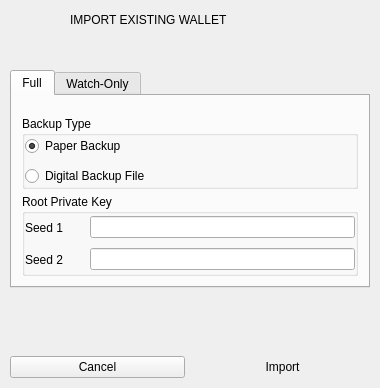
<?xml version="1.0" encoding="UTF-8"?>
<ui version="4.0">
 <class>ImportWalletTypeDialog</class>
 <widget class="QDialog" name="ImportWalletTypeDialog">
  <property name="geometry">
   <rect>
    <x>0</x>
    <y>0</y>
    <width>380</width>
    <height>388</height>
   </rect>
  </property>
  <property name="windowTitle">
   <string>Import Existing Wallet</string>
  </property>
  <layout class="QVBoxLayout" name="verticalLayout">
   <property name="spacing">
    <number>10</number>
   </property>
   <property name="leftMargin">
    <number>0</number>
   </property>
   <property name="topMargin">
    <number>0</number>
   </property>
   <property name="rightMargin">
    <number>0</number>
   </property>
   <property name="bottomMargin">
    <number>0</number>
   </property>
   <item>
    <widget class="QWidget" name="horizontalWidgetHeader" native="true">
     <property name="minimumSize">
      <size>
       <width>0</width>
       <height>60</height>
      </size>
     </property>
     <property name="maximumSize">
      <size>
       <width>16777215</width>
       <height>60</height>
      </size>
     </property>
     <property name="darkOverlay" stdset="0">
      <bool>true</bool>
     </property>
     <widget class="QLabel" name="labelHeader">
      <property name="geometry">
       <rect>
        <x>0</x>
        <y>0</y>
        <width>300</width>
        <height>40</height>
       </rect>
      </property>
      <property name="text">
       <string>IMPORT EXISTING WALLET</string>
      </property>
      <property name="alignment">
       <set>Qt::AlignLeading|Qt::AlignLeft|Qt::AlignVCenter</set>
      </property>
      <property name="indent">
       <number>70</number>
      </property>
      <property name="h1" stdset="0">
       <bool>true</bool>
      </property>
      <property name="titlePaneSecondary" stdset="0">
       <bool>true</bool>
      </property>
     </widget>
     <widget class="QLabel" name="label_2">
      <property name="geometry">
       <rect>
        <x>0</x>
        <y>0</y>
        <width>60</width>
        <height>60</height>
       </rect>
      </property>
      <property name="text">
       <string/>
      </property>
      <property name="pixmap">
       <pixmap resource="armory.qrc">:/resources/wallet_import.png</pixmap>
      </property>
      <property name="alignment">
       <set>Qt::AlignCenter</set>
      </property>
     </widget>
    </widget>
   </item>
   <item>
    <widget class="QWidget" name="verticalWidget" native="true">
     <property name="minimumSize">
      <size>
       <width>0</width>
       <height>0</height>
      </size>
     </property>
     <property name="maximumSize">
      <size>
       <width>16777215</width>
       <height>16777215</height>
      </size>
     </property>
     <property name="toggleTabs" stdset="0">
      <bool>true</bool>
     </property>
     <layout class="QVBoxLayout" name="verticalLayout_5">
      <property name="spacing">
       <number>0</number>
      </property>
      <property name="leftMargin">
       <number>10</number>
      </property>
      <property name="topMargin">
       <number>0</number>
      </property>
      <property name="rightMargin">
       <number>10</number>
      </property>
      <property name="bottomMargin">
       <number>0</number>
      </property>
      <item>
       <widget class="QTabWidget" name="tabWidget">
        <property name="enabled">
         <bool>true</bool>
        </property>
        <property name="currentIndex">
         <number>0</number>
        </property>
        <widget class="QWidget" name="tabFull">
         <attribute name="title">
          <string>Full</string>
         </attribute>
         <layout class="QVBoxLayout" name="verticalLayout_6">
          <property name="spacing">
           <number>5</number>
          </property>
          <property name="leftMargin">
           <number>10</number>
          </property>
          <property name="topMargin">
           <number>20</number>
          </property>
          <property name="rightMargin">
           <number>10</number>
          </property>
          <property name="bottomMargin">
           <number>10</number>
          </property>
          <item>
           <widget class="QGroupBox" name="verticalGroupBox_2">
            <property name="minimumSize">
             <size>
              <width>0</width>
              <height>0</height>
             </size>
            </property>
            <property name="title">
             <string>Backup Type</string>
            </property>
            <layout class="QVBoxLayout" name="verticalLayout_7">
             <property name="spacing">
              <number>10</number>
             </property>
             <property name="leftMargin">
              <number>0</number>
             </property>
             <property name="topMargin">
              <number>0</number>
             </property>
             <property name="rightMargin">
              <number>0</number>
             </property>
             <property name="bottomMargin">
              <number>0</number>
             </property>
             <item>
              <widget class="QRadioButton" name="radioButtonPaper">
               <property name="text">
                <string>Paper Backup</string>
               </property>
               <property name="checked">
                <bool>true</bool>
               </property>
              </widget>
             </item>
             <item>
              <widget class="QRadioButton" name="radioButtonDigital">
               <property name="text">
                <string>Digital Backup File</string>
               </property>
              </widget>
             </item>
            </layout>
           </widget>
          </item>
          <item>
           <widget class="QStackedWidget" name="stackedWidgetInputs">
            <property name="sizePolicy">
             <sizepolicy hsizetype="Preferred" vsizetype="Preferred">
              <horstretch>0</horstretch>
              <verstretch>0</verstretch>
             </sizepolicy>
            </property>
            <property name="minimumSize">
             <size>
              <width>0</width>
              <height>80</height>
             </size>
            </property>
            <property name="currentIndex">
             <number>0</number>
            </property>
            <widget class="QWidget" name="page">
             <layout class="QVBoxLayout" name="verticalLayout_4">
              <property name="spacing">
               <number>10</number>
              </property>
              <property name="leftMargin">
               <number>0</number>
              </property>
              <property name="topMargin">
               <number>0</number>
              </property>
              <property name="rightMargin">
               <number>0</number>
              </property>
              <property name="bottomMargin">
               <number>0</number>
              </property>
              <item>
               <widget class="QGroupBox" name="groupBox">
                <property name="minimumSize">
                 <size>
                  <width>0</width>
                  <height>0</height>
                 </size>
                </property>
                <property name="title">
                 <string>Root Private Key</string>
                </property>
                <layout class="QVBoxLayout" name="verticalLayout_2">
                 <property name="spacing">
                  <number>5</number>
                 </property>
                 <property name="leftMargin">
                  <number>0</number>
                 </property>
                 <property name="topMargin">
                  <number>0</number>
                 </property>
                 <property name="rightMargin">
                  <number>0</number>
                 </property>
                 <property name="bottomMargin">
                  <number>0</number>
                 </property>
                 <item>
                  <widget class="QWidget" name="horizontalWidget1" native="true">
                   <layout class="QHBoxLayout" name="horizontalLayout_2">
                    <property name="spacing">
                     <number>5</number>
                    </property>
                    <property name="leftMargin">
                     <number>0</number>
                    </property>
                    <property name="topMargin">
                     <number>0</number>
                    </property>
                    <property name="rightMargin">
                     <number>0</number>
                    </property>
                    <property name="bottomMargin">
                     <number>0</number>
                    </property>
                    <item>
                     <widget class="QLabel" name="label_3">
                      <property name="sizePolicy">
                       <sizepolicy hsizetype="Preferred" vsizetype="Preferred">
                        <horstretch>0</horstretch>
                        <verstretch>0</verstretch>
                       </sizepolicy>
                      </property>
                      <property name="minimumSize">
                       <size>
                        <width>60</width>
                        <height>0</height>
                       </size>
                      </property>
                      <property name="maximumSize">
                       <size>
                        <width>60</width>
                        <height>16777215</height>
                       </size>
                      </property>
                      <property name="sizeIncrement">
                       <size>
                        <width>0</width>
                        <height>0</height>
                       </size>
                      </property>
                      <property name="text">
                       <string>Seed 1</string>
                      </property>
                     </widget>
                    </item>
                    <item>
                     <widget class="QLineEdit" name="lineSeed1"/>
                    </item>
                   </layout>
                  </widget>
                 </item>
                 <item>
                  <widget class="QWidget" name="horizontalWidget2" native="true">
                   <layout class="QHBoxLayout" name="horizontalLayout_3">
                    <property name="spacing">
                     <number>5</number>
                    </property>
                    <property name="leftMargin">
                     <number>0</number>
                    </property>
                    <property name="topMargin">
                     <number>0</number>
                    </property>
                    <property name="rightMargin">
                     <number>0</number>
                    </property>
                    <property name="bottomMargin">
                     <number>0</number>
                    </property>
                    <item>
                     <widget class="QLabel" name="label_4">
                      <property name="sizePolicy">
                       <sizepolicy hsizetype="Fixed" vsizetype="Preferred">
                        <horstretch>0</horstretch>
                        <verstretch>0</verstretch>
                       </sizepolicy>
                      </property>
                      <property name="minimumSize">
                       <size>
                        <width>60</width>
                        <height>0</height>
                       </size>
                      </property>
                      <property name="maximumSize">
                       <size>
                        <width>60</width>
                        <height>16777215</height>
                       </size>
                      </property>
                      <property name="sizeIncrement">
                       <size>
                        <width>0</width>
                        <height>0</height>
                       </size>
                      </property>
                      <property name="midLineWidth">
                       <number>0</number>
                      </property>
                      <property name="text">
                       <string>Seed 2</string>
                      </property>
                      <property name="alignment">
                       <set>Qt::AlignLeading|Qt::AlignLeft|Qt::AlignVCenter</set>
                      </property>
                     </widget>
                    </item>
                    <item>
                     <widget class="QLineEdit" name="lineSeed2"/>
                    </item>
                   </layout>
                  </widget>
                 </item>
                </layout>
               </widget>
              </item>
             </layout>
            </widget>
            <widget class="QWidget" name="page_2">
             <layout class="QVBoxLayout" name="verticalLayout_10">
              <property name="spacing">
               <number>10</number>
              </property>
              <property name="leftMargin">
               <number>0</number>
              </property>
              <property name="topMargin">
               <number>0</number>
              </property>
              <property name="rightMargin">
               <number>0</number>
              </property>
              <property name="bottomMargin">
               <number>0</number>
              </property>
              <item>
               <widget class="QGroupBox" name="groupBox_2">
                <property name="title">
                 <string>File Location to Restore</string>
                </property>
                <layout class="QVBoxLayout" name="verticalLayout_8">
                 <property name="spacing">
                  <number>5</number>
                 </property>
                 <property name="leftMargin">
                  <number>0</number>
                 </property>
                 <property name="topMargin">
                  <number>0</number>
                 </property>
                 <property name="rightMargin">
                  <number>0</number>
                 </property>
                 <property name="bottomMargin">
                  <number>0</number>
                 </property>
                 <item alignment="Qt::AlignLeft|Qt::AlignTop">
                  <widget class="QWidget" name="horizontalWidget3" native="true">
                   <layout class="QHBoxLayout" name="horizontalLayout_4">
                    <property name="spacing">
                     <number>5</number>
                    </property>
                    <property name="leftMargin">
                     <number>0</number>
                    </property>
                    <property name="topMargin">
                     <number>0</number>
                    </property>
                    <property name="rightMargin">
                     <number>0</number>
                    </property>
                    <property name="bottomMargin">
                     <number>0</number>
                    </property>
                    <item>
                     <widget class="QLabel" name="label_5">
                      <property name="maximumSize">
                       <size>
                        <width>20</width>
                        <height>20</height>
                       </size>
                      </property>
                      <property name="text">
                       <string/>
                      </property>
                      <property name="pixmap">
                       <pixmap resource="armory.qrc">:/resources/new-link@1.5x.png</pixmap>
                      </property>
                      <property name="scaledContents">
                       <bool>true</bool>
                      </property>
                     </widget>
                    </item>
                    <item>
                     <widget class="QLabel" name="labelFileName">
                      <property name="text">
                       <string>...</string>
                      </property>
                      <property name="wordWrap">
                       <bool>false</bool>
                      </property>
                      <property name="whiteLabel" stdset="0">
                       <bool>true</bool>
                      </property>
                     </widget>
                    </item>
                   </layout>
                  </widget>
                 </item>
                 <item alignment="Qt::AlignLeft|Qt::AlignTop">
                  <widget class="QPushButton" name="pushButtonBrowseForFile">
                   <property name="text">
                    <string>Select</string>
                   </property>
                   <property name="autoDefault">
                    <bool>false</bool>
                   </property>
                   <property name="buttonDiscreetPrimary" stdset="0">
                    <bool>true</bool>
                   </property>
                  </widget>
                 </item>
                </layout>
               </widget>
              </item>
             </layout>
            </widget>
           </widget>
          </item>
         </layout>
        </widget>
        <widget class="QWidget" name="tabWow">
         <attribute name="title">
          <string>Watch-Only</string>
         </attribute>
         <layout class="QVBoxLayout" name="verticalLayout_9">
          <property name="spacing">
           <number>5</number>
          </property>
          <property name="leftMargin">
           <number>10</number>
          </property>
          <property name="topMargin">
           <number>20</number>
          </property>
          <property name="rightMargin">
           <number>10</number>
          </property>
          <property name="bottomMargin">
           <number>10</number>
          </property>
          <item>
           <widget class="QGroupBox" name="verticalGroupBox">
            <property name="title">
             <string>File Location to Restore</string>
            </property>
            <layout class="QVBoxLayout" name="verticalLayout_3">
             <property name="spacing">
              <number>5</number>
             </property>
             <property name="leftMargin">
              <number>0</number>
             </property>
             <property name="topMargin">
              <number>0</number>
             </property>
             <property name="rightMargin">
              <number>0</number>
             </property>
             <property name="bottomMargin">
              <number>0</number>
             </property>
             <item alignment="Qt::AlignLeft|Qt::AlignTop">
              <widget class="QWidget" name="horizontalWidget4" native="true">
               <layout class="QHBoxLayout" name="horizontalLayout_5">
                <property name="spacing">
                 <number>5</number>
                </property>
                <item>
                 <widget class="QLabel" name="label_7">
                  <property name="minimumSize">
                   <size>
                    <width>20</width>
                    <height>20</height>
                   </size>
                  </property>
                  <property name="maximumSize">
                   <size>
                    <width>20</width>
                    <height>20</height>
                   </size>
                  </property>
                  <property name="text">
                   <string/>
                  </property>
                  <property name="pixmap">
                   <pixmap resource="armory.qrc">:/resources/new-link@1.5x.png</pixmap>
                  </property>
                  <property name="scaledContents">
                   <bool>true</bool>
                  </property>
                 </widget>
                </item>
                <item>
                 <widget class="QLabel" name="labelWoFilePath">
                  <property name="text">
                   <string>TextLabel</string>
                  </property>
                  <property name="wordWrap">
                   <bool>false</bool>
                  </property>
                  <property name="whiteLabel" stdset="0">
                   <bool>true</bool>
                  </property>
                 </widget>
                </item>
               </layout>
              </widget>
             </item>
             <item alignment="Qt::AlignLeft">
              <widget class="QPushButton" name="pushButtonSelWoFile">
               <property name="text">
                <string>Select Watching-Only Wallet File</string>
               </property>
               <property name="autoDefault">
                <bool>false</bool>
               </property>
               <property name="buttonDiscreetPrimary" stdset="0">
                <bool>true</bool>
               </property>
              </widget>
             </item>
             <item>
              <spacer name="verticalSpacer_2">
               <property name="orientation">
                <enum>Qt::Vertical</enum>
               </property>
               <property name="sizeHint" stdset="0">
                <size>
                 <width>20</width>
                 <height>40</height>
                </size>
               </property>
              </spacer>
             </item>
            </layout>
           </widget>
          </item>
         </layout>
        </widget>
       </widget>
      </item>
     </layout>
    </widget>
   </item>
   <item>
    <spacer name="verticalSpacer">
     <property name="orientation">
      <enum>Qt::Vertical</enum>
     </property>
     <property name="sizeHint" stdset="0">
      <size>
       <width>20</width>
       <height>40</height>
      </size>
     </property>
    </spacer>
   </item>
   <item>
    <widget class="QWidget" name="widget" native="true">
     <property name="buttonBar" stdset="0">
      <bool>true</bool>
     </property>
     <layout class="QHBoxLayout" name="horizontalLayout">
      <property name="spacing">
       <number>10</number>
      </property>
      <property name="leftMargin">
       <number>10</number>
      </property>
      <property name="topMargin">
       <number>10</number>
      </property>
      <property name="rightMargin">
       <number>10</number>
      </property>
      <property name="bottomMargin">
       <number>10</number>
      </property>
      <item>
       <widget class="QPushButton" name="pushButtonCancel">
        <property name="minimumSize">
         <size>
          <width>100</width>
          <height>0</height>
         </size>
        </property>
        <property name="text">
         <string>Cancel</string>
        </property>
        <property name="autoDefault">
         <bool>false</bool>
        </property>
       </widget>
      </item>
      <item>
       <widget class="QPushButton" name="pushButtonImport">
        <property name="minimumSize">
         <size>
          <width>100</width>
          <height>0</height>
         </size>
        </property>
        <property name="text">
         <string>Import</string>
        </property>
        <property name="default">
         <bool>true</bool>
        </property>
        <property name="flat">
         <bool>true</bool>
        </property>
       </widget>
      </item>
     </layout>
    </widget>
   </item>
  </layout>
 </widget>
 <resources>
  <include location="armory.qrc"/>
 </resources>
 <connections/>
</ui>
